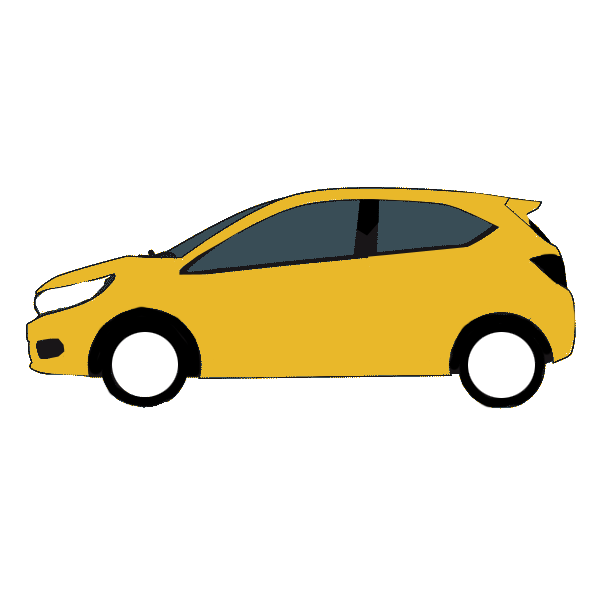
#> input picture lab3/pics/car.png, 600 x 600 px
$ jupyter execute lab3_testcode.ipynb   (older library calls are emulated)
#> lines starting #> are read from the running program, lines starting #| are printed output that depends on the picture
[cell 1]
"""
COMP9517 Lab 03, Week 4 -- z5075018
"""

import numpy as np
import matplotlib.pyplot as plt
import matplotlib.image as mpimg

from scipy import ndimage as ndi
from skimage.morphology import watershed
from skimage.feature import peak_local_max
from sklearn.cluster import MeanShift

from PIL import Image, ImageOps, ImageEnhance

size = 100, 100

img_names = ["pics/car.png", "pics/shapes.png"]
ext_names = ["pics/aus_coins.png", "pics/kiwi.png"]

images = [i for i in img_names]
ext_images = [i for i in ext_names]


def plot_three_images(figure_title, image1, label1,
                      image2, label2, image3, label3):
    fig = plt.figure()
    fig.suptitle(figure_title)

    # Display the first image
    fig.add_subplot(1, 3, 1)
    plt.imshow(image1, cmap=plt.get_cmap('gray'))
    plt.axis('off')
    plt.title(label1)

    # Display the second image
    fig.add_subplot(1, 3, 2)
    plt.imshow(image2)
    plt.axis('off')
    plt.title(label2)

    # Display the third image
    fig.add_subplot(1, 3, 3)
    plt.imshow(image3)
    plt.axis('off')
    plt.title(label3)

    plt.show()


#for img_path in images:
def run_code(img_path, q2_invert=False, q2_brightval=None):
#> called with img_path = 'pics/car.png', q2_invert = True, q2_brightval = 10
    print('Running for:', img_path)
    img = Image.open(img_path)
#> img is the input picture: PIL image 600x600 RGB; mean R, G, B 234.6, 228.1, 207.5
    img.thumbnail(size)  # Convert the image to 100 x 100
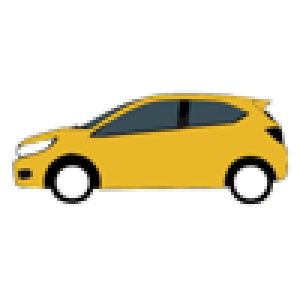
#> img: PIL image 100x100 RGB (shown 3 times larger); mean R, G, B 234.6, 228, 207.4
    # Convert the image to a numpy matrix
    img_mat = np.array(img)[:, :, :3]

    #
    # +--------------------+
    # |     Question 1     |
    # +--------------------+
    #
    # TODO: perform MeanShift on image
    # Follow the hints in the lab spec.

    # Step 1 - Extract the three RGB colour channels
    # Hint: It will be useful to store the shape of one of the colour
    # channels so we can reshape the flattened matrix back to this shape.
    chan_r = img_mat[:,:,0]  # (done to not interweave rgb channels w. pixels)
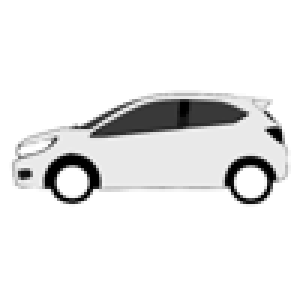
#> chan_r: shape (100, 100) (shown 3 times larger); min 0, max 255, mean 234.6
    chan_g = img_mat[:,:,1]
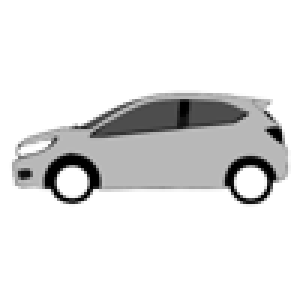
#> chan_g: shape (100, 100) (shown 3 times larger); min 0, max 255, mean 228
    chan_b = img_mat[:,:,2]
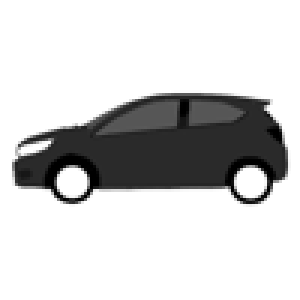
#> chan_b: shape (100, 100) (shown 3 times larger); min 0, max 255, mean 207.4
    chan_shape = chan_r.shape
#> chan_shape = (100, 100)

    # Step 2 - Combine the three colour channels by flatten each channel
	# then stacking the flattened channels together.
    # This gives the "colour_samples"
    colour_samples = np.transpose( np.array([chan_r.ravel(), chan_g.ravel(), chan_b.ravel()]) )

    # Step 3 - Perform Meanshift  clustering
    # For larger images, this may take a few minutes to compute.
    #  * Bin seeding reduces #seeds initialised; returns KMeans class
    #  * call .fit_predict() to actually run the MeanShift alg on the img
    ms_clf = MeanShift(bin_seeding=True)
    ms_labels = ms_clf.fit_predict(colour_samples)

    # Step 4 - reshape ms_labels back to the original image shape
	# for displaying the segmentation output
    #ms_labels = []
    ms_labels = np.reshape(ms_labels, chan_shape)
    print(" * MeanShift classes:", np.unique(ms_labels))

    #%%
    #
    # +--------------------+
    # |     Question 2     |
    # +--------------------+
    #

    # TODO: perform Watershed on image
    # Follow the hints in the lab spec.

    # Step 1 - Convert the image to gray scale
    # and convert the image to a numpy matrix
    img_processed = img

    if q2_invert:
        img_processed = ImageOps.invert(img)

    img_processed = img_processed.convert('L')

    if q2_brightval:
        img_processed = ImageEnhance.Brightness(img_processed).enhance(q2_brightval)

    img_array = np.array(img_processed)

    # Step 2 - Calculate the distance transform
    # Hint: use     ndi.distance_transform_edt(img_array)
    # https://scikit-image.org/docs/dev/auto_examples/segmentation/plot_watershed.html
    distance = ndi.distance_transform_edt(img_array)

    # Step 3 - Generate the watershed markers
    # Hint: use the peak_local_max() function from the skimage.feature library
    # to get the local maximum values and then convert them to markers
    # using ndi.label() -- note the markers are the 0th output to this function
    # https://scikit-image.org/docs/dev/auto_examples/segmentation/plot_peak_local_max.html
    local_maxi = peak_local_max(distance, indices=False, labels=img_array)
    markers = ndi.label(local_maxi)[0]

    # Step 4 - Perform watershed and store the labels
    # Hint: use the watershed() function from the skimage.morphology library
    # with three inputs: -distance, markers and your image array as a mask
    ws_labels =  watershed(-distance, markers, mask=img_array)
    print(" * Watershed classes:", np.unique(ws_labels))

    # Display the results
    plot_three_images(img_path, img_processed, "Processed Image", ms_labels, "MeanShift Labels",
                      ws_labels, "Watershed Labels")

    # If you want to visualise the watershed distance markers then try
    # plotting the code below.
    # plot_three_images(img_path, img, "Original Image", -distance, "Watershed Distance",
    #                   ws_labels, "Watershed Labels")
    return img, img_processed, ms_clf, ms_labels, distance, markers, ws_labels

#%%
#
# +-------------------+
# |     Extension     |
# +-------------------+
#
# Loop for the extension component
# for img_path in ext_images:
#     img = Image.open(img_path)
#     img.thumbnail(size)


#     # TODO: perform meanshift on image
#     ms_labels = img  # CHANGE THIS

#     # TODO: perform an optimisation (pre-processing) and then watershed on image
#     ws_labels = img  # CHANGE THIS

#     # Display the results
#     plot_three_images(img_path, img, "Original Image", ms_labels, "MeanShift Labels",
#                       ws_labels, "Watershed Labels")
